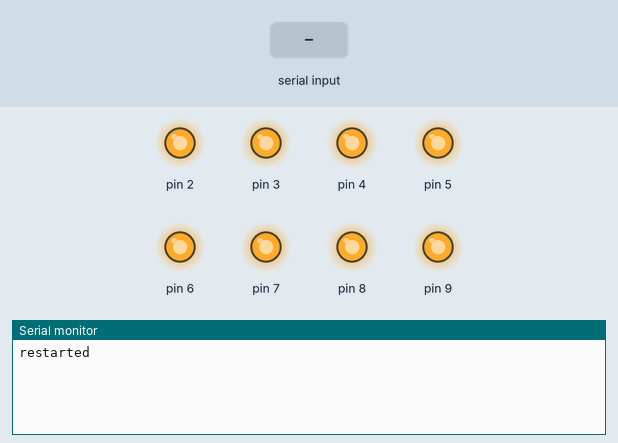
Recording of a sketch running on a simulated Arduino Uno, built with avr-gcc and run on an emulated ATmega328P. Shown: output pins drawn as LEDs (lit = HIGH), the last lines printed to the serial monitor. Inputs (shaded band) come from the test bench.

Above: at 1.2 s.
1.3 s: "=\n" received over Serial
At 2.5 s:
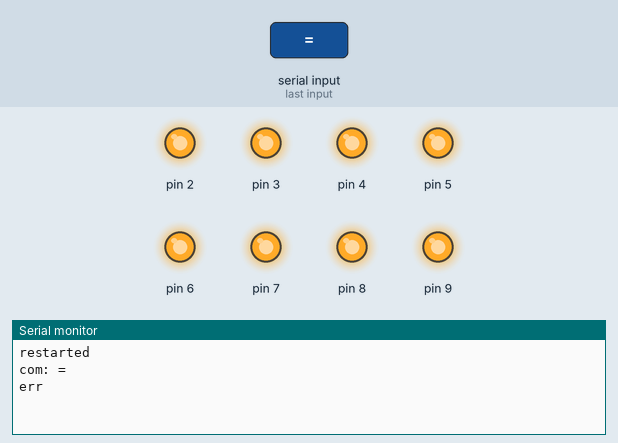
2.8 s: "+\n" received over Serial
At 3.9 s:
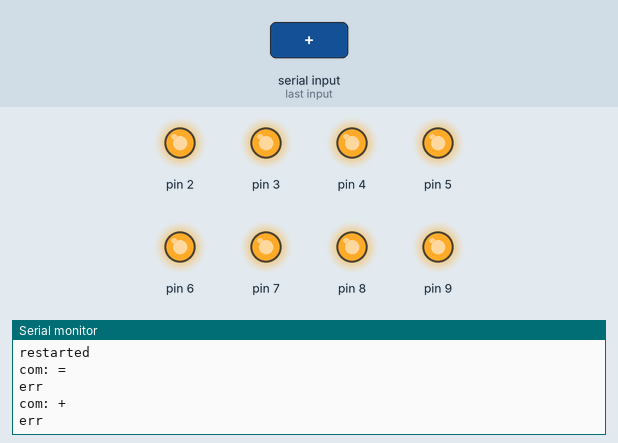
4.3 s: "90,45\n" received over Serial
At 5.3 s:
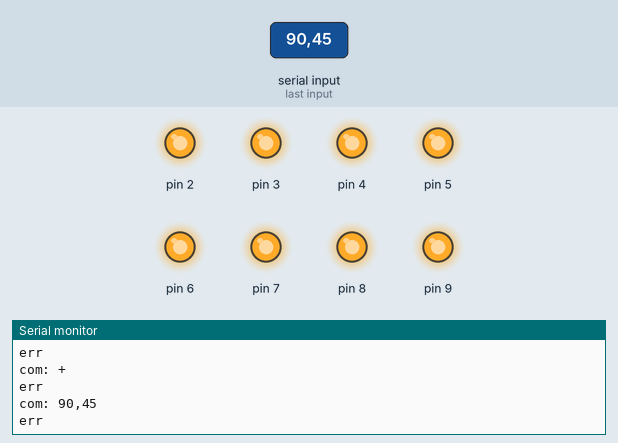

Measured:
- after the input at 1.3 s, the serial monitor: prints a new line at once (image 1)
- after the input at 2.8 s, the serial monitor: prints a new line at once (image 2)
- after the input at 4.3 s, the serial monitor: prints a new line at once (image 3)

The sketch:

firmware.ino
```cpp
#include <Wire.h>

char inByte = ' ';
String recievedString = "";

void setup(){

  // Start comms with the pi
  Serial.begin(9600);

  // Clear the buffer
  while (Serial.available() > 0){inByte = Serial.read();}

	// Set all the output pins for the optocoupler
	for (int i = 2; i < 10; i++){
		pinMode(i, OUTPUT);
		digitalWrite(i, HIGH);
	}

  Serial.println("restarted");

}

void loop(){

  // Keep reading, process command on newline
  if (Serial.available() > 0){

    inByte = Serial.read();

    if (inByte == '\n'){
      processCommand(recievedString);
      recievedString = "";
    } else {
      recievedString = recievedString + inByte;
    }

  }

}

void processCommand(String command){

  long int motor = -1;
  long int amount = 0;
  String current = "";
  char endChar = '-';

	Serial.print("com: ");
	Serial.println(command);

  // If the command doesn't start and end with '-' then return
  if (command.charAt(0) != endChar || command.charAt(command.length()-1) != endChar){
		Serial.println("err");
		return;
  }

  // String is something like "-1=9000+2=8000+-"
  // (liquid 1 for 9000 ms and liquid 2 for 8000 ms)
  for (int i=1; i<recievedString.length()-1; i++){

    if (recievedString.charAt(i) == '='){

      motor = current.toInt();
      current = "";

    } else if (recievedString.charAt(i) == '+'){

      amount = current.toInt();
      current = "";

			Serial.print("mot: ");
			Serial.println(motor);
			Serial.print("time: ");
			Serial.println(amount);
			Serial.flush();

			digitalWrite(motor+2, LOW);
			delay(amount);
			digitalWrite(motor+2, HIGH);
			delay(1000);

		} else {

      current = current + recievedString[i];

    }

  }

}
```
